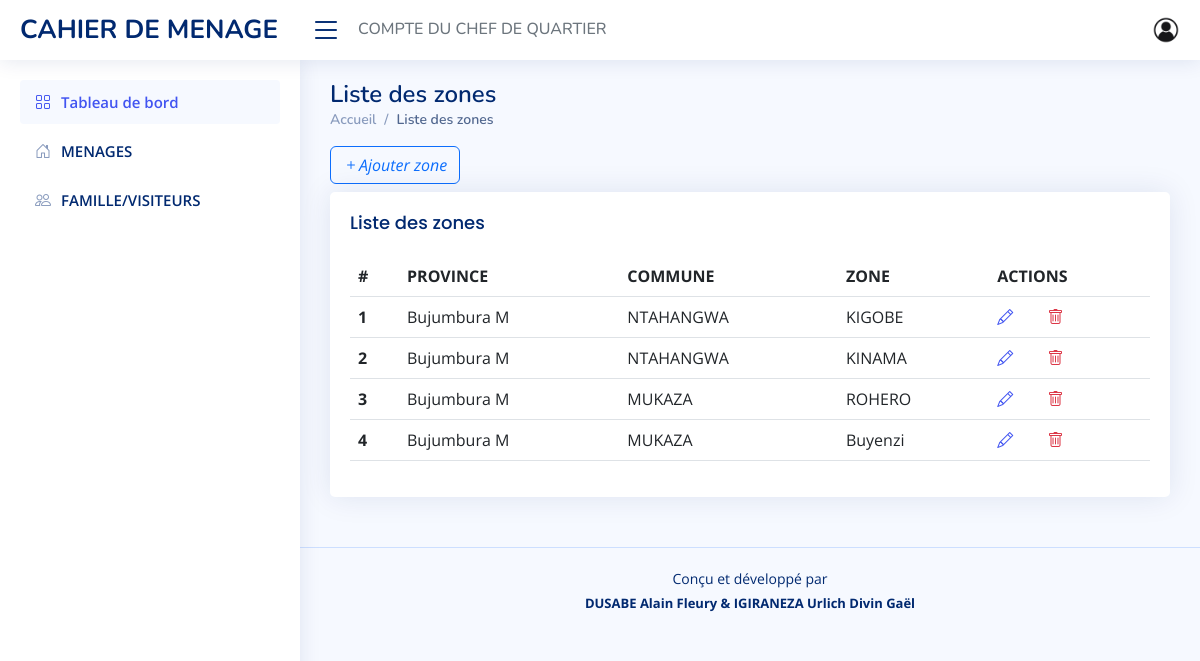
The app's page /zone (signed in) with its own data.
### app/models/zone.py (models this page shows, shortened)
class Zone (models.Model):
    province=models.ForeignKey(Province, on_delete=models.CASCADE,null=True,related_name='provinces')
    commune=models.ForeignKey(Commune, on_delete=models.CASCADE,null=True,related_name='communes')
    zone = models.CharField(max_length=15, unique=True)

### app/models/province.py (models this page shows, shortened)
class Province (models.Model):
    province = models.CharField(max_length=15, unique=True)

### app/models/commune.py (models this page shows, shortened)
class Commune (models.Model):
    province = models.ForeignKey(Province, on_delete=models.CASCADE)
    commune = models.CharField(max_length=15, unique=True)

### app/views/zone.py (the view)
# urls.py: path('', home.index, name ='dashboard'),
@login_required(login_url ='login')
def index(request):
    assert isinstance(request, HttpRequest)
    page_title = 'Liste des zones'
    template = 'app/settings/zone/index.html'
    zones_list = Zone.objects.all()
    context = {
        'page_title': page_title,
        'zones_list': zones_list
    }
    return render(
        request,
        template_name=template,
        context=context
    )

### app/templatetags/user_tags.py (called while the page is built)
@register.filter
def user_belongs_to_group(user, group_name):
    return user.groups.filter(name=group_name).exists()

### app/templates/app/settings/zone/index.html (shortened to what this page needs)
{% extends 'app/layouts/default.html' %}
{% block content %}
{% load crispy_forms_tags %}
<button onclick="window.location.href='{% url 'add_zone' %}'" class="btn btn-outline-primary mb-2"><i
        class="bi bi-plus">Ajouter zone</i></button>
{% if zones_list %}
<section class="section">
    <div class="row">
        <div class="col-lg-12">
            <div class="card">
                <div class="card-body">
                    <h5 class="card-title">{{page_title}}</h5>
                    <table class="table datatable">
                        <thead>
                            <tr>
                                <th scope="col">#</th>
                                <th scope="col">PROVINCE</th>
                                <th scope="col">COMMUNE</th>
                                <th scope="col">ZONE</th>
                                <th scope="col">ACTIONS</th>
                            </tr>
                        </thead>
                        <tbody>
                            {% for zone in zones_list %}
                            <tr>
                                <th scope="row">{{ forloop.counter }}</th>
                                <td>{{ zone.province.province }}</td>
                                <td>{{ zone.commune.commune }}</td>
                                <td>{{ zone.zone }}</td>
                                <td>
                                    <a href="{% url 'edit_zone' zone.id %}" style="margin-right: 30px;"><i
                                            class="bi bi-pencil"></i></a>
                                    <a href="{% url 'delete_zone' zone.id %}"
                                        onclick="return confirm('Voulez-vous vraiment supprimer ?')"><i
                                            class="bi bi-trash text-danger"></i></a>
                                </td>
                            </tr>
                            {% endfor %}
                        </tbody>
                    </table>
                </div>
            </div>
        </div>
    </div>
</section>
{% else %}
<p class="text-center text-danger" style="font-size: 20px; line-height: 1.5;">PAS DE ZONE ENREGISTREE</p>
{% endif %}
{% endblock %}

### app/static/app/css/style.css (style rules this page uses)
:root { scroll-behavior: smooth; }
body { font-family: "Open Sans", sans-serif; background: #f6f9ff; color: #444444; }
a { color: #4154f1; text-decoration: none; }
h1, h2, h3, h4, h5, h6 { font-family: "Nunito", sans-serif; }
.card { margin-bottom: 30px; border: none; border-radius: 5px; box-shadow: 0px 0 30px rgba(1, 41, 112, 0.1); }
.card-title { padding: 20px 0 15px 0; font-size: 18px; font-weight: 500; color: #012970; font-family: "Poppins", sans-serif; }
.card-body { padding: 0 20px 20px 20px; }

### records on screen
Zone: province.province "Bujumbura M", commune.commune "NTAHANGWA", zone "KIGOBE"
Zone: province.province "Bujumbura M", commune.commune "NTAHANGWA", zone "KINAMA"
Zone: province.province "Bujumbura M", commune.commune "MUKAZA", zone "ROHERO"
Zone: province.province "Bujumbura M", commune.commune "MUKAZA", zone "Buyenzi"

### other values on screen
{{ page_title }} "Liste des zones"
